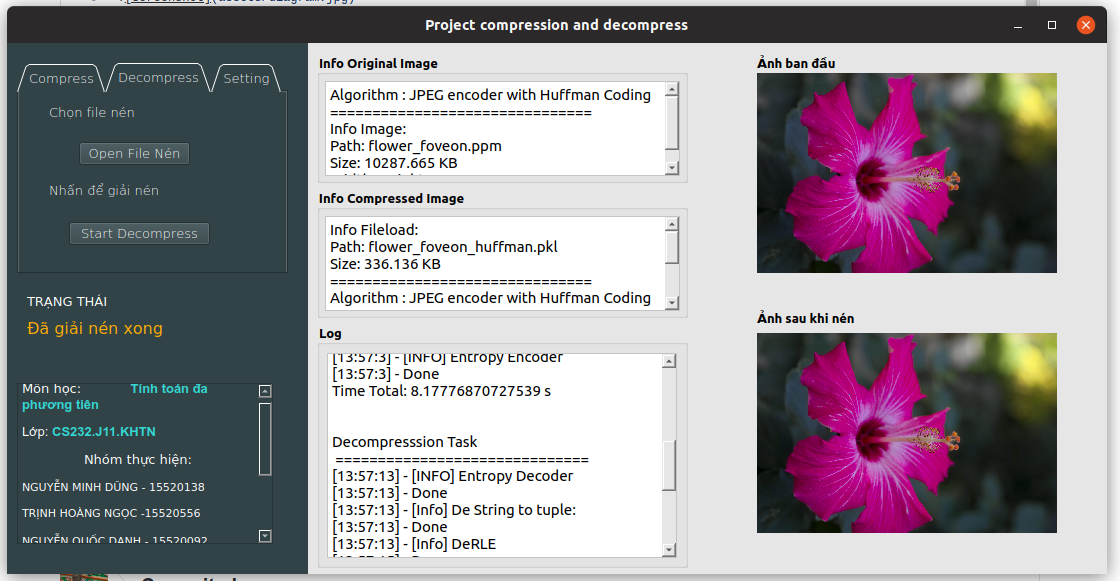
#> input picture assets/demo.png, 1120 x 581 px
$ python encoder.py
#> lines starting #> are read from the running program, lines starting #| are printed output that depends on the picture
import cv2
import numpy as np
import copy
import datetime


class encoder():
  def __init__(self, path):
#> called with path = '../assets/demo.png'
    self.img = cv2.imread(path)
#> self.img is the input picture: shape (581, 1120, 3); mean B, G, R 150.5, 144.8, 149.3
    self.path = path
    self.originImage = copy.deepcopy(self.img)
    self.height, self.width = self.img.shape[0], self.img.shape[1]
#> self.height = 581; self.width = 1120
    self.supHeight = (16 - self.height % 16) if (self.height % 16 != 0) else 0
#> self.supHeight = 11
    self.supWidth = (16 - self.width % 16) if (self.width % 16 != 0) else 0
#> self.supWidth = 0
    self.height += self.supHeight
#> self.height = 592
    self.width += self.supWidth

    if self.supHeight != 0 or self.supWidth != 0:
      self.img = np.pad(self.img, [(0, self.supHeight), (0, self.supWidth), (0, 0)], mode='constant')
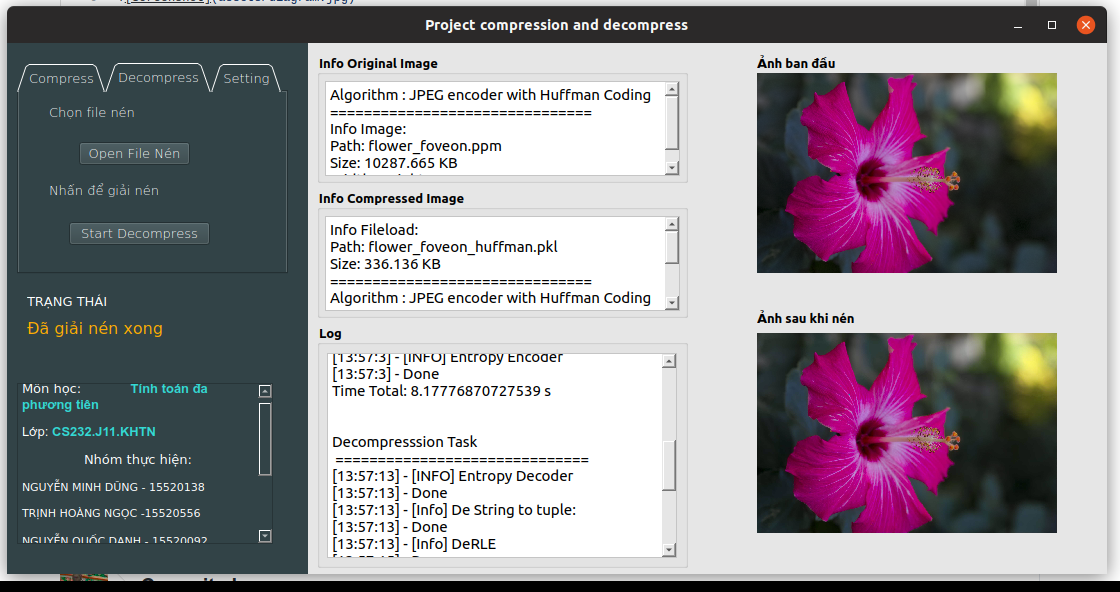
#> self.img: shape (592, 1120, 3); mean B, G, R 147.7, 142.1, 146.6

  def subsampling(self):
    imgY, imgCb, imgCr = [], [], []
    for i in range(self.img.shape[0]):
      for j in range(self.img.shape[1]):
        imgY.append(self.img[i, j, 0])
        if i % 2 == 0 and j % 2 == 0:
          imgCb.append(self.img[i, j, 1])
        elif j % 2 == 0:
          imgCr.append(self.img[i, j, 2])
    imgY = np.array(imgY).reshape([self.img.shape[0], self.img.shape[1]])
    imgCb = np.array(imgCb).reshape([self.img.shape[0] // 2, self.img.shape[1] // 2])
    imgCr = np.array(imgCr).reshape([self.img.shape[0] // 2, self.img.shape[1] // 2])

    return imgY, imgCb, imgCr

  def DCT(self, imgY, imgCb, imgCr):
    dctKernel = np.zeros([8, 8])
    dctKernel[0, :] = 1 / np.sqrt(8)
    for i in range(1, 8):
      for j in range(8):
        dctKernel[i, j] = np.cos(np.pi * i * (2 * j + 1) / 16) * np.sqrt(2 / 8)

    def Convert(img):
      newImg = np.zeros(img.shape)
      for i in range(0, img.shape[0], 8):
        for j in range(0, img.shape[1], 8):
          temp = img[i:i+8, j:j+8]
          t1 = np.dot(dctKernel, temp)
          newImg[i:i+8, j:j+8] = np.dot(t1, np.transpose(dctKernel))
      return newImg

    imgY = Convert(imgY)
    imgCb = Convert(imgCb)
    imgCr = Convert(imgCr)

    return imgY, imgCb, imgCr

  def quantization(self, img, q):
    newImg = np.zeros(img.shape, dtype=int)
    for i in range(0, img.shape[0], 8):
      for j in range(0, img.shape[1], 8):
        temp = img[i:i+8, j:j+8]
        newImg[i:i+8, j:j+8] = np.round(temp / q)
    return newImg

  def RLE(self, img):
    img = np.array(img).T
    # dc = []
    rle = []
    tmp = img[0,0]
    rle.append((0,tmp))
    #DMCP
    for i in img[0][1:]:
      rle.append((0,i - tmp))
      tmp = i
    #RLE
    (h,w) = img.shape
    key =img[1,0]
    fre =0
    for j in range(w):
      for i in range(1,h):
          if key == img[i,j]:
            fre =fre+1
          else:
            rle.append((fre,key))
            key = img[i,j]
            fre =1
    rle.append((fre,key))
    return rle

  def scan(self, img, z):
    imgSeq = []
    for i in range(0, img.shape[0], 8):
      for j in range(0, img.shape[1], 8):
        temp = img[i:i+8, j:j+8]
        temp = temp.reshape([1, -1])
        new_zone = []
        for k in range(temp.shape[1]):
          new_zone.append(temp[0][z[k]])
        imgSeq.append(new_zone)

    return imgSeq

  def tupleToString(self, tu):
    # print(tu[0])
    # print(b''.join(('a','b')))
    return ' '.join([' '.join(map(str, t)) for t in tu])

  def getTime(self):
    now = datetime.datetime.now()
    return "[{}:{}:{}] - ".format(now.hour, now.minute, now.second)

  def encode(self):
    qy = [16,11,10,16,24,40,51,61,
        12,12,14,19,26,58,60,55,
        14,13,16,24,40,57,69,56,
        14,17,22,29,51,87,80,62,
        18,22,37,56,68,109,103,77,
        24,35,55,64,81,104,113,92,
        49,64,78,87,103,121,120,101,
        72,92,95,98,112,100,103,99]

    qy = np.array(qy)
    qy = qy.reshape([8, 8])

    qc = [17,18,24,47,99,99,99,99,
        18,21,26,66,99,99,99,99,
        24,26,56,99,99,99,99,99,
        47,66,99,99,99,99,99,99,
        99,99,99,99,99,99,99,99,
        99,99,99,99,99,99,99,99,
        99,99,99,99,99,99,99,99,
        99,99,99,99,99,99,99,99]

    qc = np.array(qc)
    qc = qc.reshape([8, 8])

    z = [0,1,5,6,14,15,27,28,
        2,4,7,13,16,26,29,42,
        3,8,12,17,25,30,41,43,
        9,11,18,24,31,40,44,53,
        10,19,23,32,39,45,52,54,
        20,22,33,38,46,51,55,60,
        21,34,37,47,50,56,59,61,
        35,36,48,49,57,58,62,63]

    result = ''
    result += self.getTime() + '[INFO] ycbcr convert\n'

    # ycbcr convert
    self.img = cv2.cvtColor(self.img,cv2.COLOR_BGR2YUV)
#> self.img: shape (592, 1120, 3); mean of channels 0, 1, 2 144, 129.7, 130.1

    result += self.getTime() + 'Done\n' + self.getTime() + '[INFO] Subsampling\n'
    # subsampling
    imgY, imgCb, imgCr = self.subsampling()
#> after the loop in subsampling, `for i in range(self.img.shape[0]):`: imgCb = 165760 items; imgY = 663040 items
#> in subsampling, `imgY = np.array(imgY).reshape([self.img.shape[0], self.img.shape[1]])`:
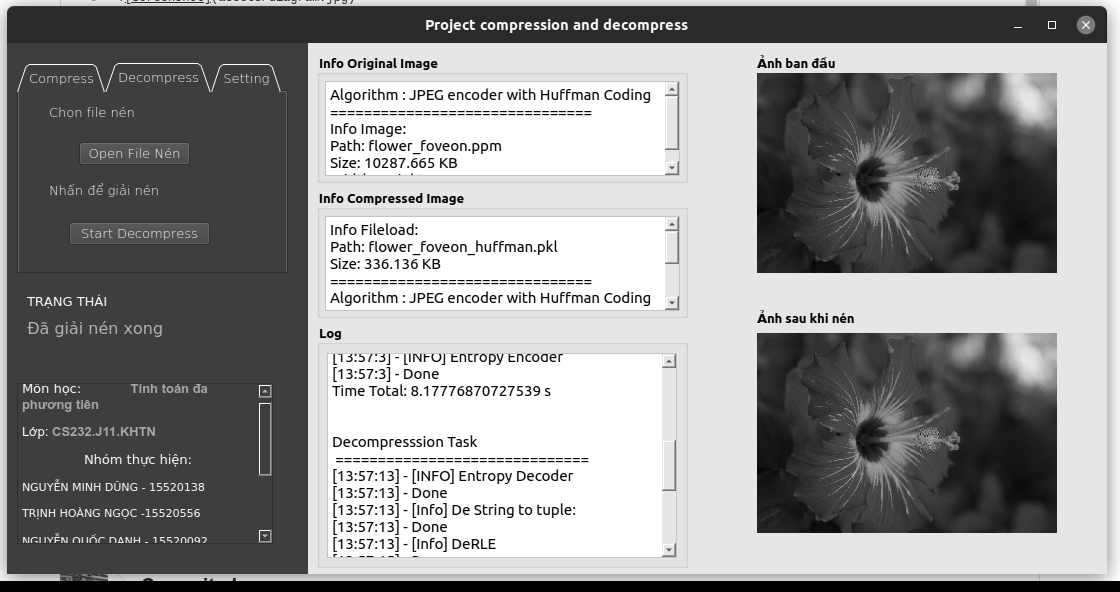
#> imgY: shape (592, 1120); min 0, max 255, mean 144
#> in subsampling, `imgCb = np.array(imgCb).reshape([self.img.shape[0] // 2, self.img.shap..`:
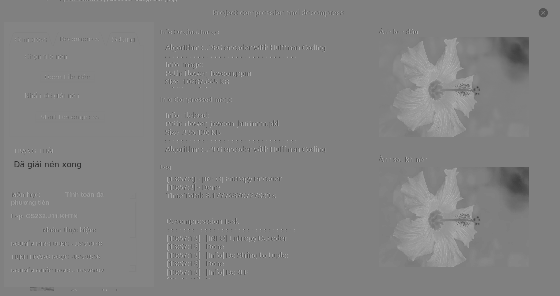
#> imgCb: shape (296, 560); min 43, max 179, mean 129.8
#> in subsampling, `imgCr = np.array(imgCr).reshape([self.img.shape[0] // 2, self.img.shap..`:
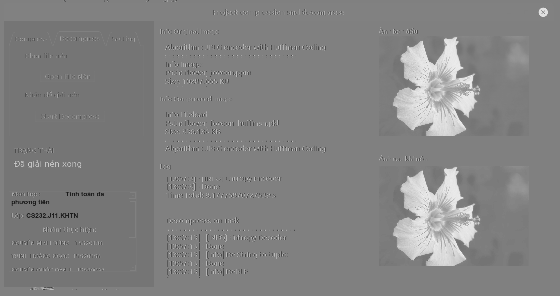
#> imgCr: shape (296, 560); min 27, max 241, mean 130.1

    # DCT convert
    result += self.getTime() + 'Done\n' + self.getTime() + '[Info] DCT convert\n'
    imgY, imgCb, imgCr = self.DCT(imgY, imgCb, imgCr)
#> after the loop in Convert, `for i in range(0, img.shape[0], 8):`:
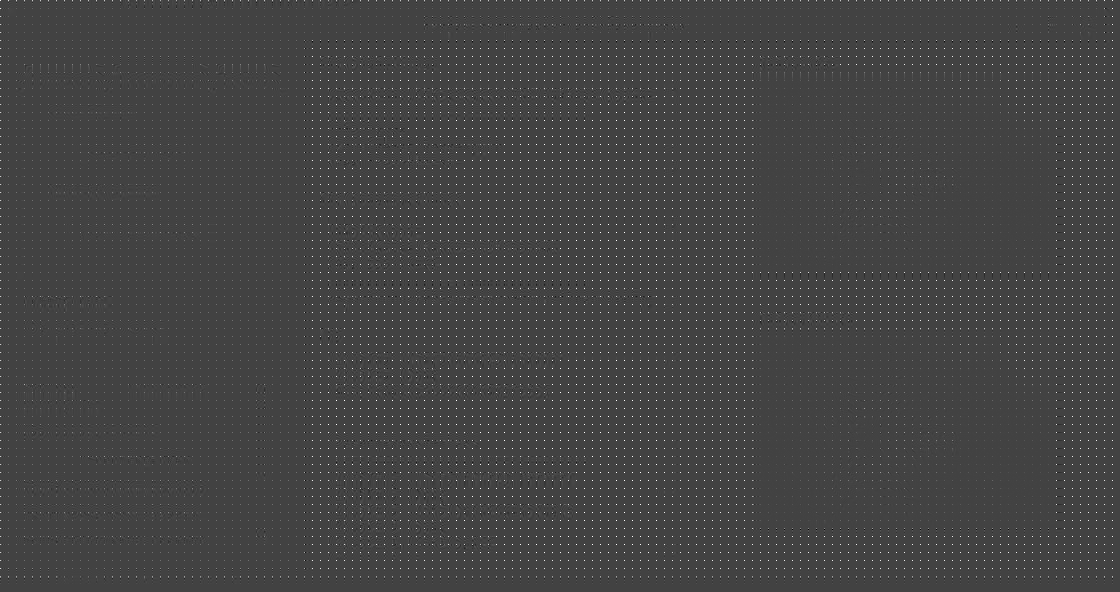
#> newImg: shape (592, 1120) float64; min -726.4, max 2040, mean 17.9; drawn with min black and max white
#> after the loop in Convert (call 2), `for i in range(0, img.shape[0], 8):`:
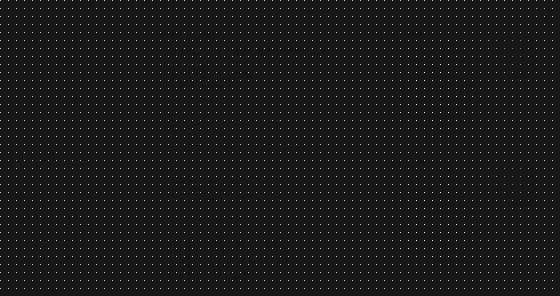
#> newImg: shape (296, 560) float64; min -128.9, max 1283.1, mean 16.2; drawn with min black and max white
#> after the loop in Convert (call 3), `for i in range(0, img.shape[0], 8):`:
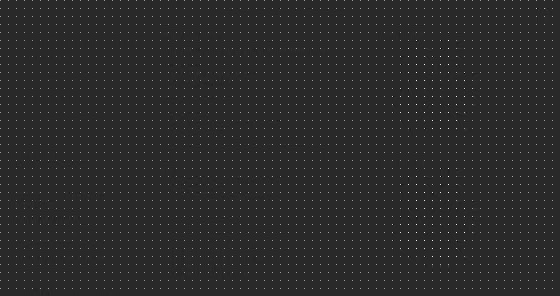
#> newImg: shape (296, 560) float64; min -357.4, max 1854.1, mean 16.3; drawn with min black and max white

    # Quantization
    result += self.getTime() + 'Done\n' + self.getTime() + '[INFO] Quantization\n'
    imgY = self.quantization(imgY, qy)
    imgCb = self.quantization(imgCb, qc)
    imgCr = self.quantization(imgCr, qc)

    # z-scan
    result += self.getTime() + 'Done\n' + self.getTime() + '[INFO] z-scan\n'
    imgY = self.scan(imgY, z)
#> after the loop in scan, `for i in range(0, img.shape[0], 8):`: imgSeq = 10360 items
#> imgY = 10360 items
    imgCb = self.scan(imgCb, z)
#> imgCb = 2590 items
    imgCr = self.scan(imgCr, z)
#> imgCr = 2590 items

    # input()
    # encode
    result += self.getTime() + 'Done\n' + self.getTime() + '[INFO] RLE\n'

    imgY = self.RLE(imgY)
#> in RLE, `tmp = img[0,0]`: tmp = 121
#> the loop in RLE, `for i in img[0][1:]:` made 10359 passes
#> (i, tmp) on passes 1 to 3: (101, 101), (91, 91), (89, 89)
#> after the loop in RLE, `for i in img[0][1:]:`: rle = 10360 pairs, first value 0 to 0, second value -85 to 121
#> in RLE, `key =img[1,0]`: key = 2
#> after the loop in RLE, `for j in range(w):`: rle = 115330 items
#> imgY = 115331 items
    imgCb = self.RLE(imgCb)
#> the loop in RLE (call 2), `for i in img[0][1:]:` made 2589 passes
#> (i, tmp) on passes 1 to 3: (60, 60), (60, 60), (60, 60)
#> imgCb = 7112 pairs, first value 0 to 4645, second value -14 to 60
    imgCr = self.RLE(imgCr)
#> imgCr = 10005 pairs, first value 0 to 4000, second value -47 to 60

    # Tuple to string
    result += self.getTime() + 'Done\n' + self.getTime() + '[INFO] Tuple to string\n'
    imgY = '{} {} {} {} {} '.format(self.path[self.path.rfind('.')+1:], self.width, self.height, self.supWidth, self.supHeight) + self.tupleToString(imgY)
    imgCb = self.tupleToString(imgCb)
    imgCr = self.tupleToString(imgCr)

    result += self.getTime() + 'Done\n'
    return imgY, imgCb, imgCr, result


if __name__ == '__main__':
  _encoder = encoder('../assets/demo.png')
  a, b, c, d = _encoder.encode()
  print(a)
#> (printed output is left out)
